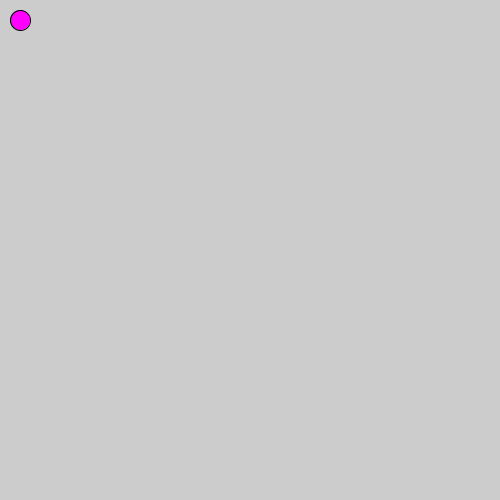
Frame 1 (no input)
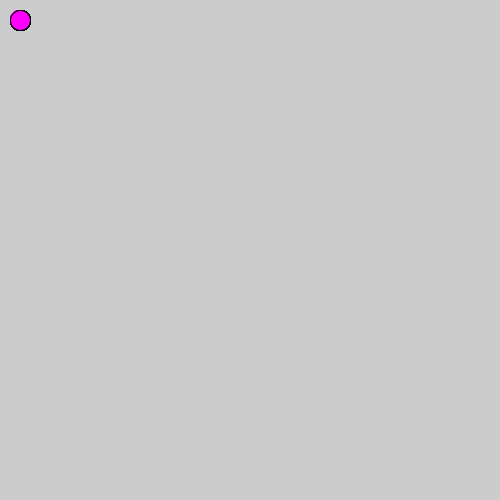
Frame 60 (the mouse pressed at the canvas centre just before this capture)
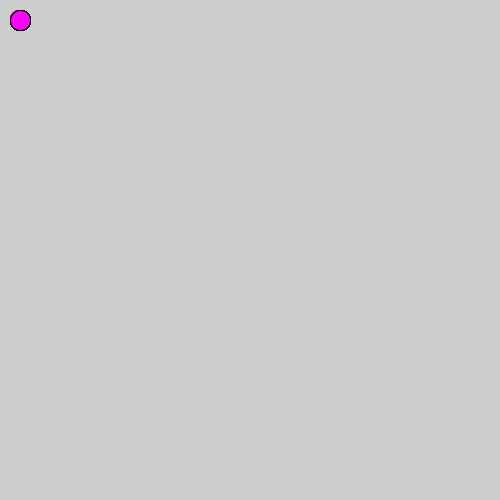
Frame 120 (the mouse held since frame 60 and released just before this capture)

The Processing sketch that drew these frames (run headless with seeded random() and noise(); from frame 60 on, the mouse is pressed at the canvas centre):

// Processing sketch: processing_106925
// ── processing_106925.pde

int x=20;
int y=20;
 
int dx=0;
int dy=1;
 
void setup() {
  size(500, 500);
 }
 
void draw() {
  fill(255,0,255);
  ellipse(x,y,20,20);
  
  if (keyPressed){
 
  if (key == 'd'){
      dx=1;
      dy=0;
  }
   
  if (key == 's'){
      dy=1;
      dx=0;
  }
   
  if (key == 'a'){
      dx=-1;
      dy=0;
  }
   
  if (key == 'w'){
      dy=-1;
      dx=0;
  }
  x=x+dx;
  y=y+dy;
  
  }
   
}
